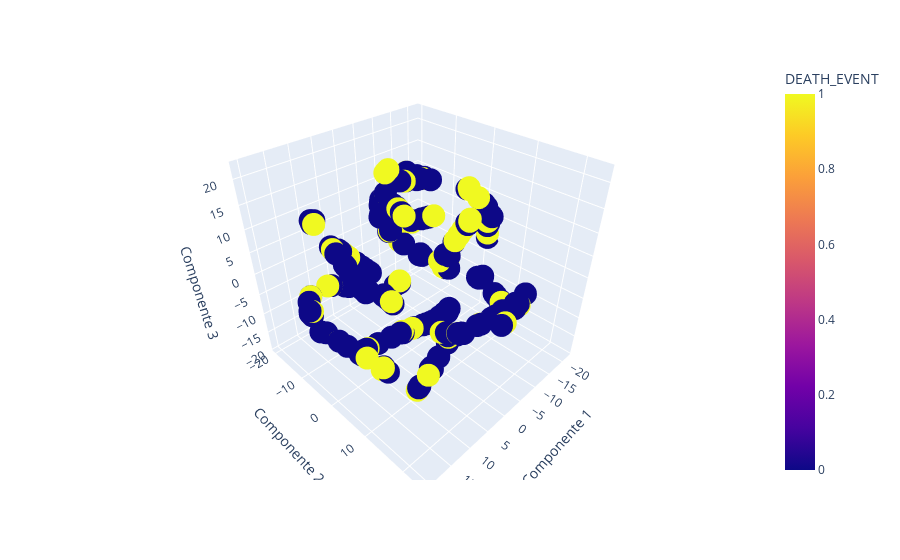

Here is the notebook cell this chart was saved with:
### Code cell
import plotly.graph_objects as go
import pandas as pd
import numpy as np
from sklearn.manifold import TSNE
import plotly.express as px

df = pd.read_csv('heart_failure_clear.csv')

X = df.drop(columns=["DEATH_EVENT", "age_group"]).values
y = df["DEATH_EVENT"].values

X_embedded = TSNE(
    n_components=3,
    learning_rate='auto',
    init='random',
    perplexity=3
).fit_transform(X)

fig = px.scatter_3d(
    x=X_embedded[:, 0],
    y=X_embedded[:, 1],
    z=X_embedded[:, 2],
    color=y,
    labels={
        "x": "Componente 1",
        "y": "Componente 2",
        "z": "Componente 3",
        "color": "DEATH_EVENT"
    }
)
   
# Mostrar la gráfica
fig.show()

### Figure 1 — Plotly figure (JSON) as saved in the notebook; plotly's stock layout.template omitted (floating-point values rounded to 4 significant figures; data arrays with more than 128 entries replaced by an {"elided": "..."} marker saying what was removed)
{"data": [{"hovertemplate": "Componente 1=%{x}<br>Componente 2=%{y}<br>Componente 3=%{z}<br>DEATH_EVENT=%{marker.color}<extra></extra>", "legendgroup": "", "marker": {"color": {"elided": "224 int values"}, "coloraxis": "coloraxis", "symbol": "circle"}, "mode": "markers", "name": "", "scene": "scene", "showlegend": false, "type": "scatter3d", "x": {"elided": "224 float values"}, "y": {"elided": "224 float values"}, "z": {"elided": "224 float values"}}], "layout": {"coloraxis": {"colorbar": {"title": {"text": "DEATH_EVENT"}}, "colorscale": [[0, "#0d0887"], [0.1111, "#46039f"], [0.2222, "#7201a8"], [0.3333, "#9c179e"], [0.4444, "#bd3786"], [0.5556, "#d8576b"], [0.6667, "#ed7953"], [0.7778, "#fb9f3a"], [0.8889, "#fdca26"], [1, "#f0f921"]]}, "legend": {"tracegroupgap": 0}, "margin": {"t": 60}, "scene": {"domain": {"x": [0, 1], "y": [0, 1]}, "xaxis": {"title": {"text": "Componente 1"}}, "yaxis": {"title": {"text": "Componente 2"}}, "zaxis": {"title": {"text": "Componente 3"}}}}}
